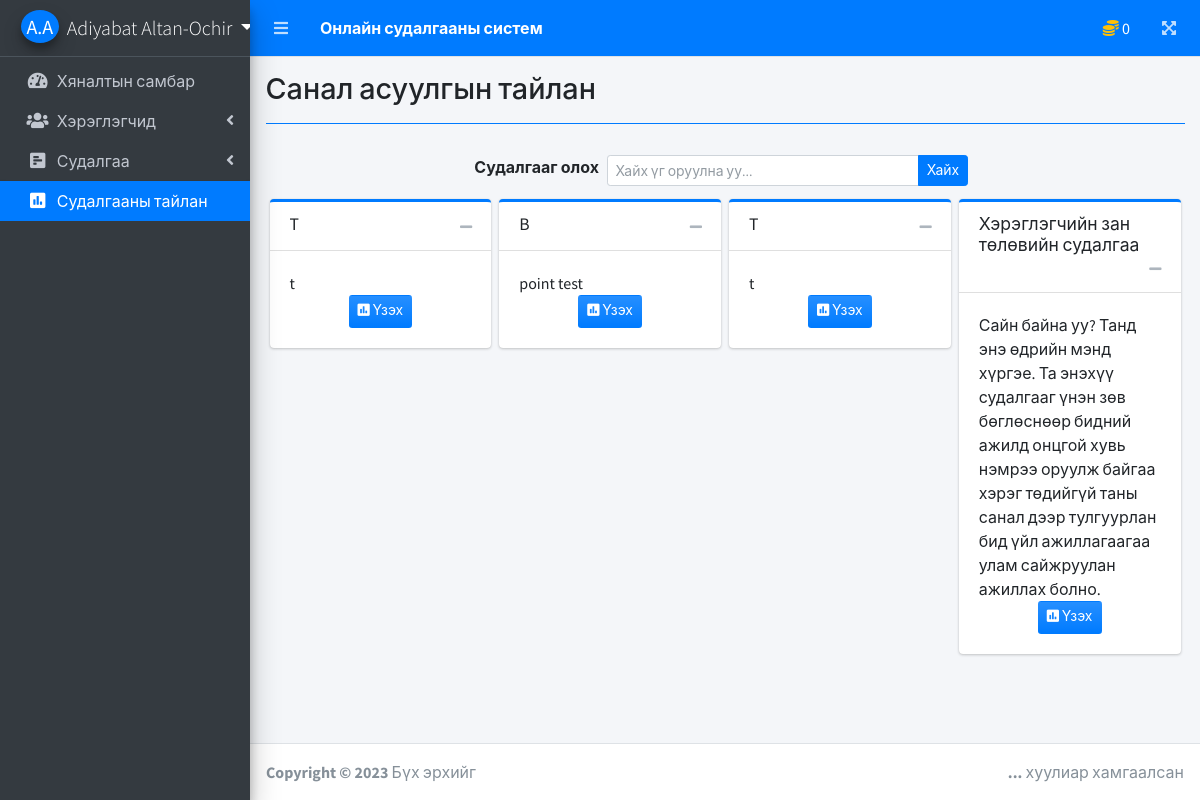
Page /index.php?page=survey_report (signed in) on the committed database.
### tables this page shows
CREATE TABLE `users` (
  `id` int(30) NOT NULL,
  `firstname` varchar(200) NOT NULL,
  `lastname` varchar(200) NOT NULL,
  `middlename` varchar(200) NOT NULL,
  `contact` varchar(100) NOT NULL,
  `address` text NOT NULL,
  `email` varchar(200) NOT NULL,
  `password` text NOT NULL,
  `total_point` int(80) UNSIGNED NOT NULL DEFAULT 0,
  `type` tinyint(1) NOT NULL DEFAULT 3 COMMENT '1=Admin,2 = Staff, 3= Subscriber',
  `date_created` datetime NOT NULL DEFAULT current_timestamp()
);

CREATE TABLE `survey_set` (
  `id` int(30) NOT NULL,
  `title` varchar(200) NOT NULL,
  `description` text NOT NULL,
  `point` int(10) UNSIGNED NOT NULL DEFAULT 0,
  `user_id` int(30) NOT NULL,
  `start_date` date NOT NULL,
  `end_date` date NOT NULL,
  `date_created` datetime NOT NULL DEFAULT current_timestamp()
);

### survey_report.php (the view, shortened to what this page needs)
<?php include 'db_connect.php';
?>
<div class="col-lg-12">
	<div class="d-flex w-100 justify-content-center align-items-center mb-2">
		<label for="" class="control-label">Судалгааг олох</label>
		<div class="input-group input-group-sm col-sm-5">
          <input type="text" class="form-control" id="filter" placeholder="Хайх үг оруулна уу...">
          <span class="input-group-append">
            <button type="button" class="btn btn-primary btn-flat" id="search">Хайх</button>
          </span>
        </div>
	</div>
	<div class="row">
		<?php
		$survey = $conn->query("SELECT * FROM survey_set order by date_created desc");
		while($row=$survey->fetch_assoc()):
		?>
		<div class="col-md-3 py-1 px-1 survey-item">
			<div class="card card-outline card-primary">
              <div class="card-header">
                <h3 class="card-title"><?=ucwords($row['title']) ?></h3>
                <div class="card-tools">
                  <button type="button" class="btn btn-tool" data-card-widget="collapse">
                    <i class="fas fa-minus"></i>
                  </button>
                </div>
              </div>
              <div class="card-body" style="display: block;">
               <?=$row['description'] ?>
               <div class="row">
               	<div class="d-flex justify-content-center w-100 text-center">
					<a href="index.php?page=view_survey_report&id=<?=$row['id'] ?>" class="btn btn-sm bg-gradient-primary"><i class="fa fa-poll"></i> Үзэх</a>
               	</div>
               </div>
              </div>
            </div>
		</div>
	<?php endwhile; ?>
	</div>
</div>

### topbar.php
<?include 'db_connect.php';
$id=$_SESSION['login_id'];
$qry = $conn->query("SELECT total_point FROM users WHERE id=$id");
while($row= $qry->fetch_assoc()) $p=$row['total_point'];?>
  <nav class="main-header navbar navbar-expand navbar-primary navbar-dark ">
    <ul class="navbar-nav w-100">
      <li class="nav-item">
        <a class="nav-link" data-widget="pushmenu" href="#" role="button"><i class="fas fa-bars"></i></a>
      </li>
      <li class="w-100">
        <a class="nav-link text-white"  href="./" role="button"> <large><b>Онлайн судалгааны систем</b></large></a>
      </li>
      <li class="w-100 text-right">
        <span class="nav-link text-white"><i class="fas fa-coins text-warning"></i> <?=$p?></span>
      </li>
    </ul>
    <ul class="navbar-nav ml-auto">
      <li class="nav-item"><a class="nav-link" data-widget="fullscreen" href="#" role="button"><i class="fas fa-expand-arrows-alt"></i></a></li>
    </ul>
  </nav>

### rows in the picture
users: total_point "0"
survey_set: title "T", description "t"
survey_set: title "B", description "point test"
survey_set: title "T", description "t"
survey_set: title "Хэрэглэгчийн зан төлөвийн судалгаа", description "Сайн байна уу? Танд энэ өдрийн мэнд хүргэе. Та энэхүү судалгааг үнэн зөв бөглөснөөр бидний ажилд онцгой хувь нэмрээ оруулж байгаа хэрэг төдийгүй таны санал дээр тулгуурлан бид үйл ажиллагаагаа улам сайжруулан ажиллах болно."

### other values in the picture
$_SESSION['login_lastname'].' '.$_SESSION['login_firstname'] "Adiyabat Altan-Ochir"
$header_title "Санал асуулгын тайлан"
